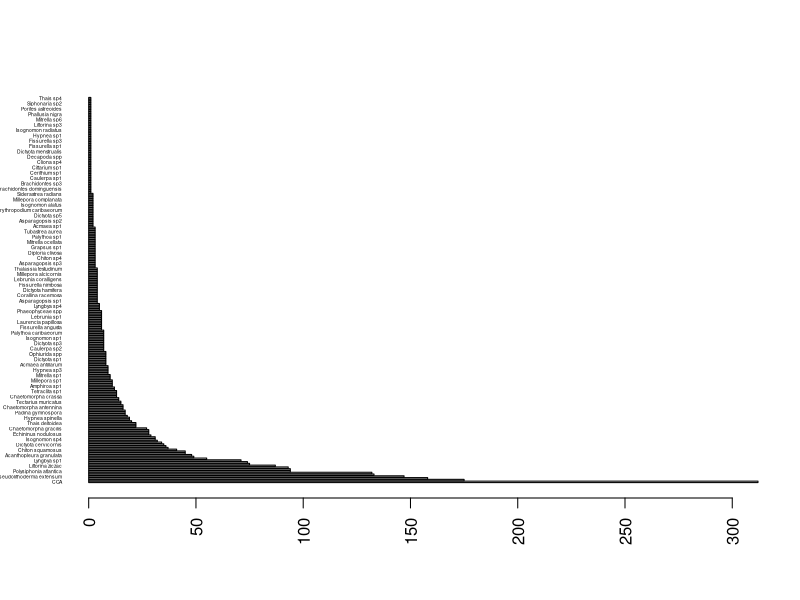
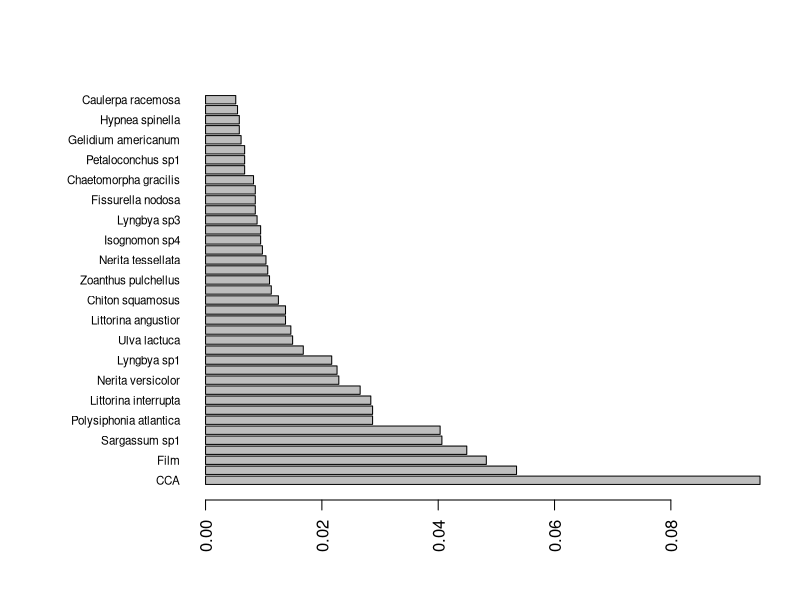

The R script that drew these images, in order:
## ---- chunk 1
knitr::opts_chunk$set(echo = TRUE)
## ---- chunk 2
library(tidyr)
library(readr)  ## this one is better for reading the wide-table

## I'll use Venezuela as case study here
## read the data
SARCE <- read_csv("data/SARCE/Venezuela.csv")

## see the tablel dimensions
dim(SARCE)

## ---- chunk 3

SARCE.long = gather(SARCE, key=scientificName, value=occurrence, 3:1113)

## look at the structure
str(SARCE.long)
## ---- chunk 4

## remote the lines with occurrence == NA
SARCE.long = SARCE.long[!is.na(SARCE.long$occurrence),]

## remote the lines with taxa "abiotic"
SARCE.long = SARCE.long[SARCE.long$scientificName!="Abiota",]

## replace the underscore in the taxon name by a space
SARCE.long$scientificName = gsub("_", " ", SARCE.long$scientificName)


## ---- chunk 5
taxa = unique(SARCE.long$scientificName)
print(taxa)

## save it in a text file
writeLines(unique(SARCE.long$scientificName), con="data/SARCE/SARCE_taxa.csv")

## ---- chunk 6

## first make a table of frequencies
taxafreq = table(SARCE.long$scientificName)

## make a basic horizontal barplot
barplot(sort(taxafreq, decreasing = T), las=2, cex.names=0.3, horiz = T)

## ---- chunk 7
## Make a table of proportions
taxafreq.prop = prop.table(taxafreq)

## convert the table into a data frame 
taxafrec.df = as.data.frame(taxafreq.prop)

## sort the table by proportion (descending)
taxafrec.df = taxafrec.df[order(taxafrec.df$Freq, decreasing = T),]

## add the accum freq
taxafrec.df$Freq.accum = cumsum(taxafrec.df$Freq)

## plot the taxa for 75% of all occurrences
## first look at the indices of the taxa accummulats up to 75% and pick the first index
limit75 = which(taxafrec.df$Freq.accum>0.75)[1]

## do the plot with the reduced data frame
## note that this time we will be plotting a data frame not a table like the previous plot
## change the margins to accomodate long labels
par(mar=c(5,10,4,2))
## make the plot
barplot(taxafrec.df$Freq[1:limit75], names.arg = taxafrec.df$Var1[1:limit75],  las=2, cex.names=0.7, horiz = T)

